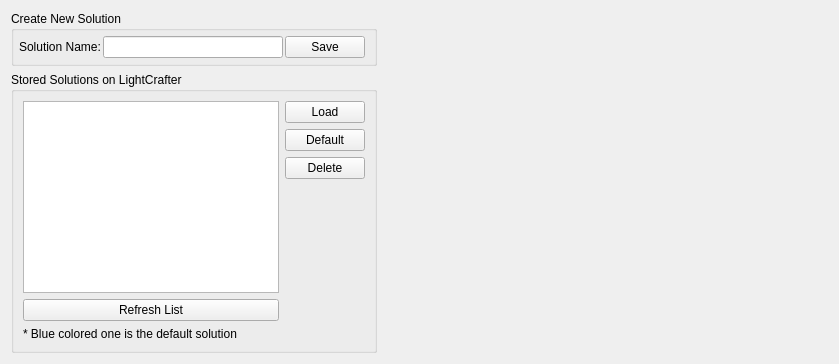
            <widget class="QWidget" name="solutionTab">
             <attribute name="title">
              <string>Solution</string>
             </attribute>
             <layout class="QGridLayout" name="gridLayout_14">
              <item row="0" column="0">
               <layout class="QVBoxLayout" name="verticalLayout_23">
                <item>
                 <widget class="QGroupBox" name="groupBox_7">
                  <property name="title">
                   <string>Create New Solution</string>
                  </property>
                  <layout class="QHBoxLayout" name="horizontalLayout_24">
                   <property name="spacing">
                    <number>2</number>
                   </property>
                   <property name="leftMargin">
                    <number>5</number>
                   </property>
                   <property name="topMargin">
                    <number>5</number>
                   </property>
                   <property name="bottomMargin">
                    <number>5</number>
                   </property>
                   <item>
                    <widget class="QLabel" name="label_5">
                     <property name="text">
                      <string>Solution Name:</string>
                     </property>
                    </widget>
                   </item>
                   <item>
                    <widget class="QLineEdit" name="solutionName">
                     <property name="toolTip">
                      <string>Solution Name : Any ASCII String</string>
                     </property>
                    </widget>
                   </item>
                   <item>
                    <widget class="QPushButton" name="solutionSaveBut">
                     <property name="text">
                      <string>Save</string>
                     </property>
                    </widget>
                   </item>
                  </layout>
                 </widget>
                </item>
                <item>
                 <widget class="QGroupBox" name="groupBox_8">
                  <property name="title">
                   <string>Stored Solutions on LightCrafter</string>
                  </property>
                  <layout class="QHBoxLayout" name="horizontalLayout_22">
                   <item>
                    <layout class="QVBoxLayout" name="verticalLayout_24">
                     <item>
                      <widget class="QListWidget" name="solutionList"/>
                     </item>
                     <item>
                      <widget class="QPushButton" name="solutionGetAllBut">
                       <property name="text">
                        <string>Refresh List</string>
                       </property>
                      </widget>
                     </item>
                     <item>
                      <widget class="QLabel" name="descriptionLable">
                       <property name="text">
                        <string>* Blue colored one is the default solution</string>
                       </property>
                      </widget>
                     </item>
                    </layout>
                   </item>
                   <item>
                    <layout class="QVBoxLayout" name="verticalLayout_21">
                     <item>
                      <widget class="QPushButton" name="solutionLoadBut">
                       <property name="text">
                        <string>Load</string>
                       </property>
                      </widget>
                     </item>
                     <item>
                      <widget class="QPushButton" name="solutionDefaultBut">
                       <property name="text">
                        <string>Default</string>
                       </property>
                      </widget>
                     </item>
                     <item>
                      <widget class="QPushButton" name="solutionDeleteBut">
                       <property name="text">
                        <string>Delete</string>
                       </property>
                      </widget>
                     </item>
                     <item>
                      <spacer name="verticalSpacer_26">
                       <property name="orientation">
                        <enum>Qt::Vertical</enum>
                       </property>
                       <property name="sizeHint" stdset="0">
                        <size>
                         <width>20</width>
                         <height>40</height>
                        </size>
                       </property>
                      </spacer>
                     </item>
                    </layout>
                   </item>
                  </layout>
                 </widget>
                </item>
               </layout>
              </item>
              <item row="0" column="1">
               <spacer name="horizontalSpacer_9">
                <property name="orientation">
                 <enum>Qt::Horizontal</enum>
                </property>
                <property name="sizeType">
                 <enum>QSizePolicy::MinimumExpanding</enum>
                </property>
                <property name="sizeHint" stdset="0">
                 <size>
                  <width>451</width>
                  <height>20</height>
                 </size>
                </property>
               </spacer>
              </item>
              <item row="1" column="0">
               <spacer name="verticalSpacer_25">
                <property name="orientation">
                 <enum>Qt::Vertical</enum>
                </property>
                <property name="sizeType">
                 <enum>QSizePolicy::MinimumExpanding</enum>
                </property>
                <property name="sizeHint" stdset="0">
                 <size>
                  <width>20</width>
                  <height>0</height>
                 </size>
                </property>
               </spacer>
              </item>
             </layout>
            </widget>
